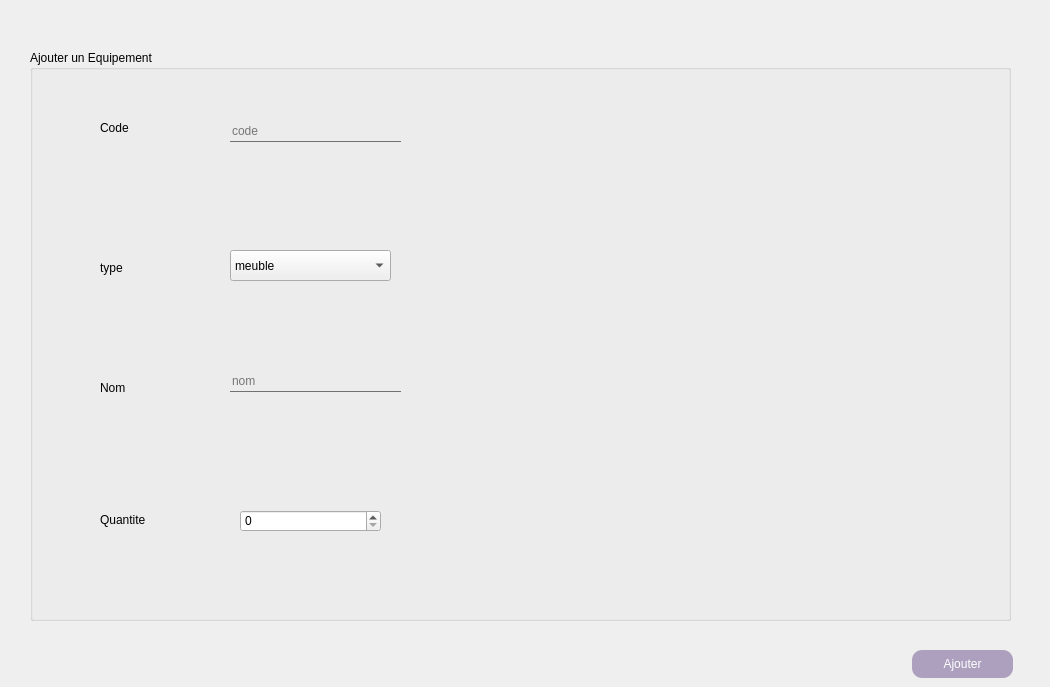
    <widget class="QWidget" name="tab_8">
     <attribute name="title">
      <string>Ajouter</string>
     </attribute>
     <widget class="QGroupBox" name="groupBox_3">
      <property name="geometry">
       <rect>
        <x>30</x>
        <y>50</y>
        <width>981</width>
        <height>571</height>
       </rect>
      </property>
      <property name="styleSheet">
       <string notr="true">font: 9pt 'Century Gothic';</string>
      </property>
      <property name="title">
       <string>Ajouter un Equipement</string>
      </property>
      <widget class="QLabel" name="label_34">
       <property name="geometry">
        <rect>
         <x>70</x>
         <y>70</y>
         <width>56</width>
         <height>16</height>
        </rect>
       </property>
       <property name="text">
        <string>Code</string>
       </property>
      </widget>
      <widget class="QLabel" name="label_35">
       <property name="geometry">
        <rect>
         <x>70</x>
         <y>210</y>
         <width>56</width>
         <height>16</height>
        </rect>
       </property>
       <property name="text">
        <string>type</string>
       </property>
      </widget>
      <widget class="QLabel" name="label_36">
       <property name="geometry">
        <rect>
         <x>70</x>
         <y>330</y>
         <width>56</width>
         <height>16</height>
        </rect>
       </property>
       <property name="text">
        <string>Nom</string>
       </property>
      </widget>
      <widget class="QLineEdit" name="le_code">
       <property name="geometry">
        <rect>
         <x>200</x>
         <y>70</y>
         <width>171</width>
         <height>22</height>
        </rect>
       </property>
       <property name="styleSheet">
        <string notr="true">border:none;
border-bottom:1px solid #707172;
background: transparent;</string>
       </property>
       <property name="placeholderText">
        <string>code</string>
       </property>
      </widget>
      <widget class="QLineEdit" name="le_type">
       <property name="geometry">
        <rect>
         <x>200</x>
         <y>320</y>
         <width>171</width>
         <height>22</height>
        </rect>
       </property>
       <property name="styleSheet">
        <string notr="true">border:none;
border-bottom:1px solid #707172;
background: transparent;</string>
       </property>
       <property name="placeholderText">
        <string>nom</string>
       </property>
      </widget>
      <widget class="QLabel" name="label_37">
       <property name="geometry">
        <rect>
         <x>70</x>
         <y>460</y>
         <width>91</width>
         <height>20</height>
        </rect>
       </property>
       <property name="text">
        <string>Quantite</string>
       </property>
      </widget>
      <widget class="QSpinBox" name="sb_quantite">
       <property name="geometry">
        <rect>
         <x>210</x>
         <y>460</y>
         <width>141</width>
         <height>22</height>
        </rect>
       </property>
      </widget>
      <widget class="QComboBox" name="le_nom_2">
       <property name="geometry">
        <rect>
         <x>200</x>
         <y>200</y>
         <width>161</width>
         <height>31</height>
        </rect>
       </property>
       <item>
        <property name="text">
         <string>meuble</string>
        </property>
       </item>
       <item>
        <property name="text">
         <string>materiel info</string>
        </property>
       </item>
       <item>
        <property name="text">
         <string>cuisine</string>
        </property>
       </item>
       <item>
        <property name="text">
         <string>loisir</string>
        </property>
       </item>
       <item>
        <property name="text">
         <string>composant reseau</string>
        </property>
       </item>
       <item>
        <property name="text">
         <string>autre</string>
        </property>
       </item>
      </widget>
     </widget>
     <widget class="QPushButton" name="pb_ajouter_2">
      <property name="geometry">
       <rect>
        <x>912</x>
        <y>650</y>
        <width>101</width>
        <height>28</height>
       </rect>
      </property>
      <property name="styleSheet">
       <string notr="true">

#pb_ajouter_2{

border-radius:10px;


background-color: rgb(172, 160, 190);
color:white;
font: 9pt 'Century Gothic';
}


</string>
      </property>
      <property name="text">
       <string>Ajouter</string>
      </property>
     </widget>
     <widget class="QLabel" name="bg_eq">
      <property name="geometry">
       <rect>
        <x>0</x>
        <y>-10</y>
        <width>1041</width>
        <height>661</height>
       </rect>
      </property>
      <property name="text">
       <string/>
      </property>
     </widget>
     <zorder>bg_eq</zorder>
     <zorder>groupBox_3</zorder>
     <zorder>pb_ajouter_2</zorder>
    </widget>
